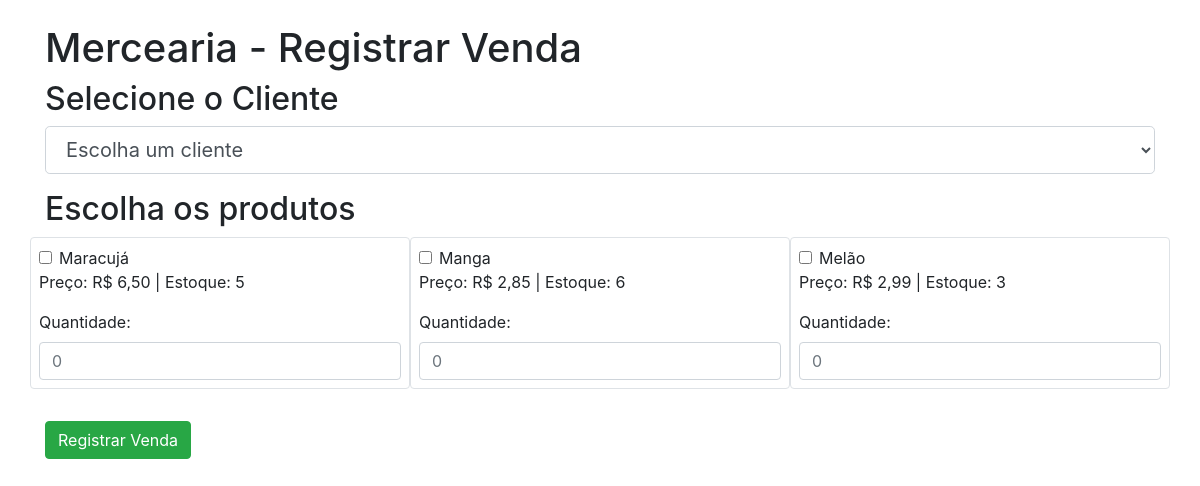
/vendas, run on an earlier commit of the app's database.
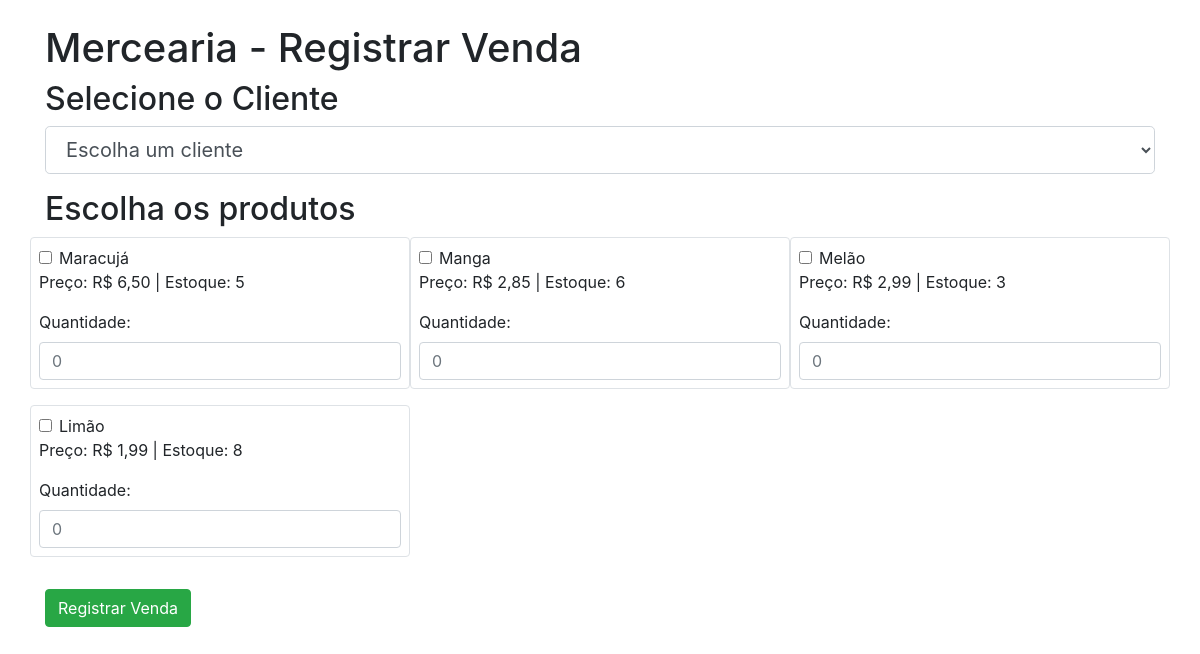
And on a later commit of the database.
### aplicacao/models.py (models this page shows, shortened)
class Produto(models.Model):
    nome = models.CharField("Nome", max_length=200,null = True)
    preco = models.DecimalField("Preço", decimal_places=2, max_digits=8)
    quantidade = models.PositiveIntegerField("Quantidade", default=0, null=True)

### aplicacao/views.py (the view, shortened to what this page needs)
# urls.py: path('vendas', views.vendas, name="url_vendas")
def vendas(request):
    clientes = Cliente.objects.all()
    produtos = Produto.objects.all()
    messages.success(request, "Sua venda foi registrada")
    return render(request, 'vendas.html', {'clientes': clientes, 'produtos': produtos})

### aplicacao/templates/vendas.html (shortened to what this page needs)
{% load bootstrap4 %}
<!DOCTYPE html>
<html lang="pt-br">
  <head>
    {% bootstrap_css %}
  </head>
  <body>
    <div class="container mt-4">
      <h1>Mercearia - Registrar Venda</h1>
      <form method="POST">
        <h2>Selecione o Cliente</h2>
        <select
          class="form-control form-control-lg mb-3"
          name="cliente"
          required
        >
          <option value="" disabled selected>Escolha um cliente</option>
        </select>
        <h2>Escolha os produtos</h2>
        <div class="row">
          {% for p in produtos %}
          <div class="col-md-4 mb-3 border p-2 rounded">
            <div class="form-check">
              <input
                class="form-check-input"
                type="checkbox"
                name="produto"
                value="{{ p.id }}"
                id="produto{{ p.id }}"
              />
              <label class="form-check-label" for="produto{{ p.id }}">
                {{ p.nome }}
              </label>
            </div>
            <p>Preço: R$ {{ p.preco }} | Estoque: {{ p.quantidade }}</p>
            <div>
              <label for="quantidade{{ p.id }}">Quantidade:</label>
              <input
                type="number"
                class="form-control"
                name="quantidade_{{ p.id }}"
                min="1"
                max="{{ p.quantidade }}"
                id="quantidade{{ p.id }}"
                placeholder="0"
              />
            </div>
          </div>
          {% endfor %}
        </div>
        <button type="submit" class="btn btn-success mt-3">
          Registrar Venda
        </button>
      </form>
    </div>
  </body>
</html>

What changed in the data, as far as the page shows it:
added Produto: nome "Limão", preco "1,99", quantidade "8"
